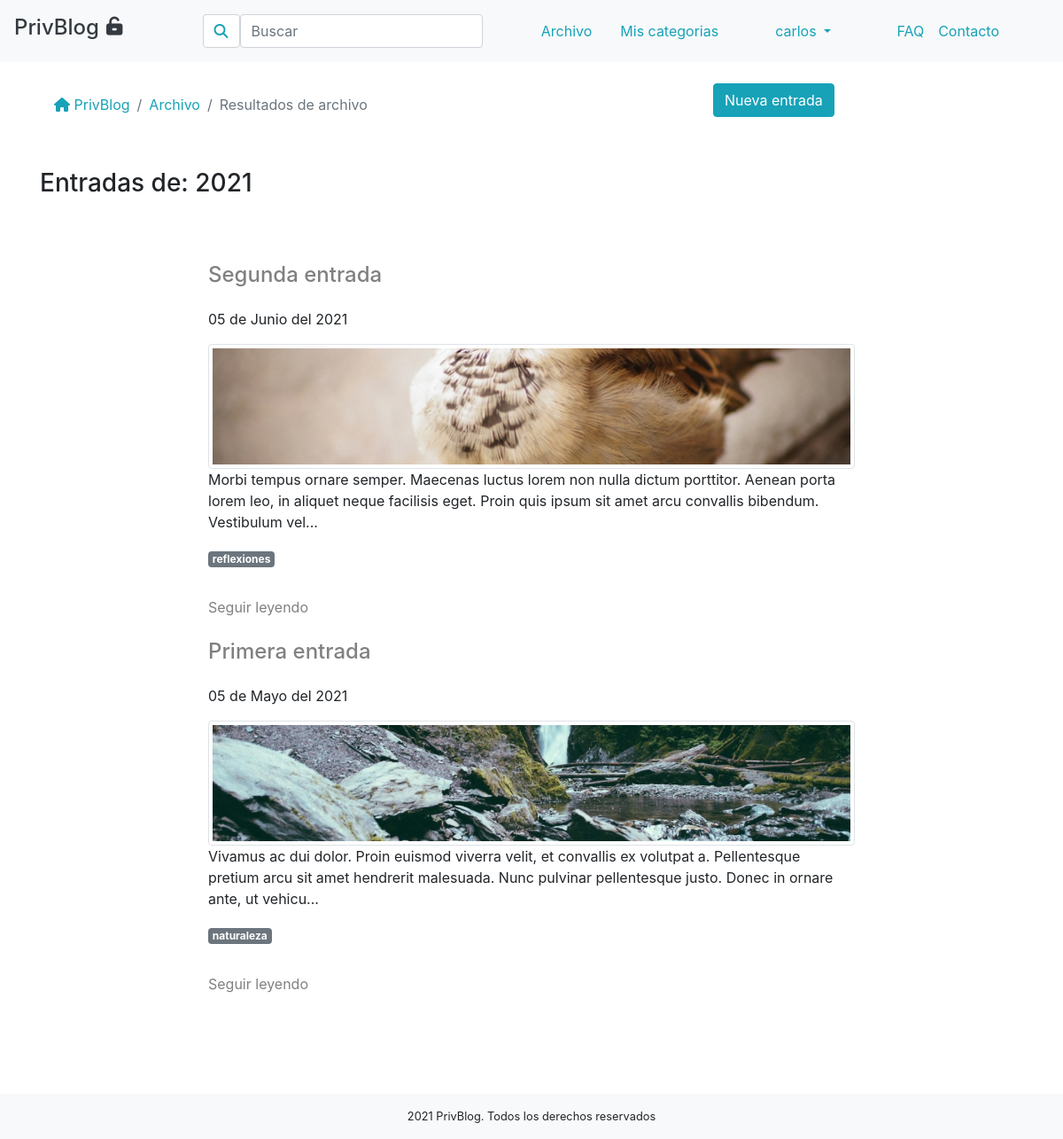
/resultados-archivo-entradas.php?ano=2021 (signed in), run on the app's committed database.
### tables this page shows
CREATE TABLE IF NOT EXISTS `entrada` (
  `id` int(11) NOT NULL AUTO_INCREMENT,
  `titulo` char(50) DEFAULT NULL,
  `texto` varchar(10000) NOT NULL DEFAULT '',
  `autor` char(50) NOT NULL,
  `imagen` varchar(500) DEFAULT NULL,
  `fecha` timestamp NOT NULL DEFAULT current_timestamp(),
  PRIMARY KEY (`id`),
  KEY `FK_entrada_persona` (`autor`),
  CONSTRAINT `FK_entrada_persona` FOREIGN KEY (`autor`) REFERENCES `persona` (`nombre`) ON DELETE CASCADE ON UPDATE CASCADE
);

CREATE TABLE IF NOT EXISTS `asoc_categoria_entrada` (
  `id_categoria` int(11) NOT NULL,
  `id_entrada` int(11) NOT NULL,
  PRIMARY KEY (`id_categoria`,`id_entrada`),
  KEY `FK__entrada` (`id_entrada`),
  CONSTRAINT `FK__categoria` FOREIGN KEY (`id_categoria`) REFERENCES `categoria` (`id`) ON DELETE CASCADE ON UPDATE CASCADE,
  CONSTRAINT `FK__entrada` FOREIGN KEY (`id_entrada`) REFERENCES `entrada` (`id`) ON DELETE CASCADE ON UPDATE CASCADE
);

CREATE TABLE IF NOT EXISTS `categoria` (
  `id` int(11) NOT NULL AUTO_INCREMENT,
  `nombre` char(50) NOT NULL,
  `autor` char(50) NOT NULL,
  PRIMARY KEY (`id`),
  KEY `FK_categoria_persona` (`autor`),
  CONSTRAINT `FK_categoria_persona` FOREIGN KEY (`autor`) REFERENCES `persona` (`nombre`) ON DELETE CASCADE ON UPDATE CASCADE
);

### controlador/resultados-archivo-entradasController.php (called while the page is built, shortened)
<?php
	$resultadosArchivo= new ArchivoEntradas(2);
$inicio=$resultadosArchivo->getInicio();
$num_entradas_por_pagina=$resultadosArchivo->getNumEntradasPagina();
$total_paginas=$resultadosArchivo->getNumeroPaginas();
	$resultados=$resultadosArchivo->getTextoResultados();
	$entradas=$resultadosArchivo->getEntradasFecha($inicio, $num_entradas_por_pagina);
require 'vista/resultados-archivo-entradas.view.php';
 ?>

### resultados-archivo-entradas.php (called while the page is built)
<?php
require('controlador/resultados-archivo-entradasController.php');
 ?>

### modelo/PaginacionClass.php (called while the page is built, shortened)
<?php
class Paginacion{
protected $entradas_por_pagina;
private $inicio;
public function __construct($entradas_pagina){
	$this->entradas_por_pagina=$entradas_pagina;
	$this->pagina_actual = isset($_GET['pagina']) ? (int)$_GET['pagina'] : 1;
	$this->inicio = ($this->pagina_actual > 1) ? ($this->pagina_actual * $this->entradas_por_pagina - $this->entradas_por_pagina) : 0 ;
}
public function getInicio(){
	return $this->inicio;
}
public function getNumEntradasPagina(){
	return $this->entradas_por_pagina;
}
}
 ?>

### modelo/Archivo_EntradasClass.php (called while the page is built, shortened)
<?php
class ArchivoEntradas extends Paginacion{
	public function getEntradasAnyos($agno){
		$statement=Tool::conectarBase()->query("SELECT COUNT(titulo) AS numero FROM entrada WHERE autor='". $_SESSION['nombre']."' AND YEAR(fecha)=".$agno."");
		 return $statement->fetch(PDO::FETCH_OBJ)->numero;
	}
	public function getNumeroPaginas(){
		if(isset($_GET['mes'])){
			$this->num_total_entradas=$this->getNumeroEntradasMes($_GET['ano'], $_GET['mes']);
		}else{
			$this->num_total_entradas=$this->getEntradasAnyos($_GET['ano']);
		}
		return $this->numero_paginas=ceil($this->num_total_entradas / $this->entradas_por_pagina);
	}
public function getEntradasFecha($inicio, $entradas_por_pagina){
	if (isset($_GET['ano'])&& (!isset($_GET['mes']))) {
	return $entradas=$this->getentradasanyo($_GET['ano'], $inicio, $entradas_por_pagina);
	}
	elseif (isset($_GET['ano'])&& (isset($_GET['mes']))) {
	return $entradas=$this->getEntradasMes($_GET['ano'], $_GET['mes'], $inicio, $entradas_por_pagina);
	}
}
	public function getEntradasAnyo($agno, $inicio, $entradas_por_pagina){
		$statement=Tool::conectarBase()->query("SELECT * FROM entrada WHERE autor='".$_SESSION['nombre']."' AND YEAR(fecha)='".$agno."' ORDER BY fecha DESC LIMIT {$inicio}, {$entradas_por_pagina}");
		return $statement->fetchAll();
	}
	public function getTextoResultados(){
		if (isset($_GET['ano'])&&!isset($_GET['mes'])) {
			return $resultados= 'Entradas de: '.$_GET['ano'];
		}
	}
}

### modelo/Tool.php (called while the page is built, shortened)
<?php
class Tool{
	public static $conexion;
	public static function conectarBase(){
		try {
			self::$conexion=new PDO("mysql:host=localhost; dbname=privblog", "root", "");
			return self::$conexion;
		} catch (PDOException $e) {
			header("Location:error_conexion.php");
		}
	}
	public static function convertirFecha($fecha){
		$timestamp = strtotime($fecha);
		$meses = ['Enero', 'Febrero', 'Marzo', 'Abril', 'Mayo', 'Junio', 'Julio', 'Agosto', 'Septiembre', 'Octubre', 'Noviembre', 'Diciembre'];
		$dia = date('d', $timestamp);
		$mes = date('m', $timestamp) - 1;
		$year = date('Y', $timestamp);
		$fecha = $dia .' de '. $meses[$mes] .' del '. $year;
		return $fecha;
	}
}

### modelo/Asoc_Categoria_EntradaClass.php (called while the page is built, shortened)
<?php
class Asoc_Categoria_Entrada{
	public static function getIdsCategorias($id_entrada){
		$statement=Tool::conectarBase()->query("SELECT id_categoria FROM asoc_categoria_entrada WHERE id_entrada=".$id_entrada."");
		return $statement->fetchAll();
		}
	public static function getNombreCategoria($id_categoria){
		$statement=Tool::conectarBase()->query("SELECT nombre FROM categoria WHERE id=".$id_categoria."");
		return $statement->fetch();
	}
}
?>

### vista/resultados-archivo-entradas.view.php (the view, shortened to what this page needs)
<?php require 'vista/header.php'; ?>
<div class="content">
<div class="container">
<div class="row">
	<div class="col guia"><nav aria-label="breadcrumb">
  <ol  class="breadcrumb my-4">
    <li class="breadcrumb-item"><a href="index.php"><i class="fas fa-home"></i> PrivBlog</a></li>
    <li class="breadcrumb-item"><a href="archivo-entradas.php">Archivo</a></li>
    <li class="breadcrumb-item active" aria-current="page">Resultados de archivo</li>
  </ol>
</nav></div>
<div class="col-4 my-4">
			<a href="nuevo.php" class="btn btn-info" role="button">Nueva entrada</i></a>
		</div>
</div>
	<div class="row">
		<div class="col">
			<h3 class="mt-4 mb-5"><?php echo $resultados ?></h3>
		</div>
	</div>
	<div class="row justify-content-center">
		<div class="col-8">
			<?php foreach ($entradas as $entrada): ?>
					<article class="my-4">
					<h4 class="my-4"><a href="single.php?id=<?php echo $entrada['id'];?>"><?php echo $entrada['titulo'];?></a></h4>
					<p class=""><?php echo Tool::convertirFecha($entrada['fecha']); ?></p>
					<?php if (!empty($entrada['imagen'])): ?>
						<div class="row">
							<div class="col">
								<img class="img-fluid img-thumbnail" src="fotos/<?php echo $entrada['imagen']; ?>">
							</div>
						</div>
					<?php endif; ?>
					<p><?php echo substr($entrada['texto'], 0, 200); ?>...</p>
					 <div class="mb-2"><?php $ids_categorias=Asoc_Categoria_Entrada::getIdsCategorias($entrada['id']); ?>
					<?php foreach ($ids_categorias as $id_categoria): ?>
					<?php $nombre_categoria=Asoc_Categoria_Entrada::getNombreCategoria($id_categoria[0]); ?>
					<a href="resultados-categoria.php?id=<?php echo $id_categoria[0];?>"><span class="badge badge-secondary"><?php echo $nombre_categoria[0]; ?></span></a>
<?php endforeach; ?></div><br>
<a class="mt-3"href="single.php?id=<?php echo $entrada['id'];?>">Seguir leyendo</a>
 	<?php endforeach; ?>
				</article>
<div class="d-flex justify-content-center">
</div>
			</div>
		</div>
	</div>
</div>
<?php require 'footer.php'; ?>

### css/estilos.css (style rules this page uses)
.breadcrumb { background-color: white; color:#17a2b8; }
.guia { color:#17a2b8; }
body { display: flex; flex-direction: column; margin: 0; min-height: 100vh; }
.content { flex: 1; }
a { color:grey; }
nav a { color:#17a2b8; }

### data on the page
entrada: titulo "Segunda entrada", fecha "05 de Junio del 2021", imagen (picture), texto "Morbi tempus ornare semper. Maecenas luctus lorem non nulla dictum porttitor. Aenean porta lorem leo, in aliquet neque facilisis eget. Proin quis ipsum sit amet arcu convallis bibendum. Vestibulum vel"
asoc_categoria_entrada: id_categoria.nombre "reflexiones"
entrada: titulo "Primera entrada", fecha "05 de Mayo del 2021", imagen (picture), texto "Vivamus ac dui dolor. Proin euismod viverra velit, et convallis ex volutpat a. Pellentesque pretium arcu sit amet hendrerit malesuada. Nunc pulvinar pellentesque justo. Donec in ornare ante, ut vehicu"
asoc_categoria_entrada: id_categoria.nombre "naturaleza"

### other printed values
$_SESSION['nombre'] "carlos"
$resultados "Entradas de: 2021"
